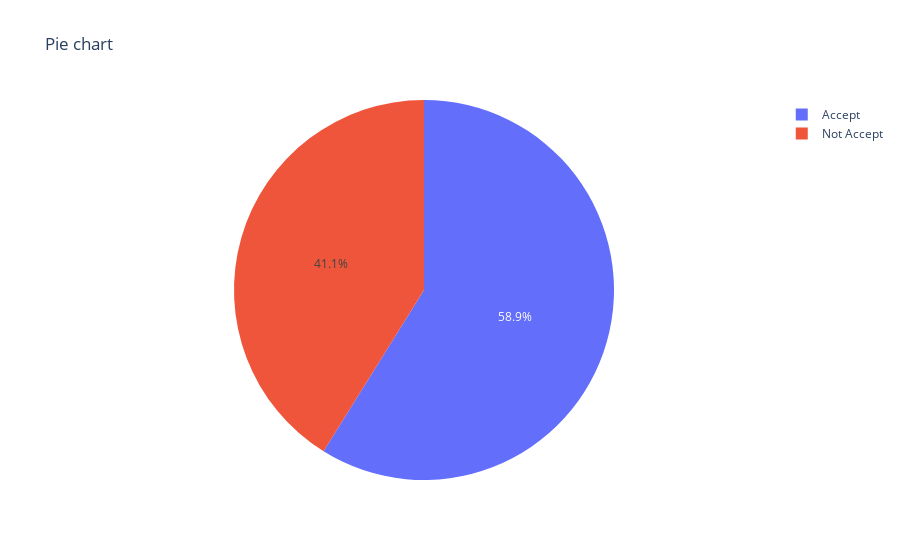

Notebook source saved alongside this figure:
### Code cell
fig = px.pie(df, values=x, names=labels,title='Pie chart')
fig.show()

### Figure 1 — Plotly figure (JSON) as saved in the notebook; plotly's stock layout.template omitted (floating-point values rounded to 4 significant figures)
{"data": [{"domain": {"x": [0, 1], "y": [0, 1]}, "hovertemplate": "label=%{label}<br>value=%{value}<extra></extra>", "labels": ["Accept", "Not Accept"], "legendgroup": "", "name": "", "showlegend": true, "type": "pie", "values": [30444, 21273]}], "layout": {"legend": {"tracegroupgap": 0}, "title": {"text": "Pie chart"}}}
